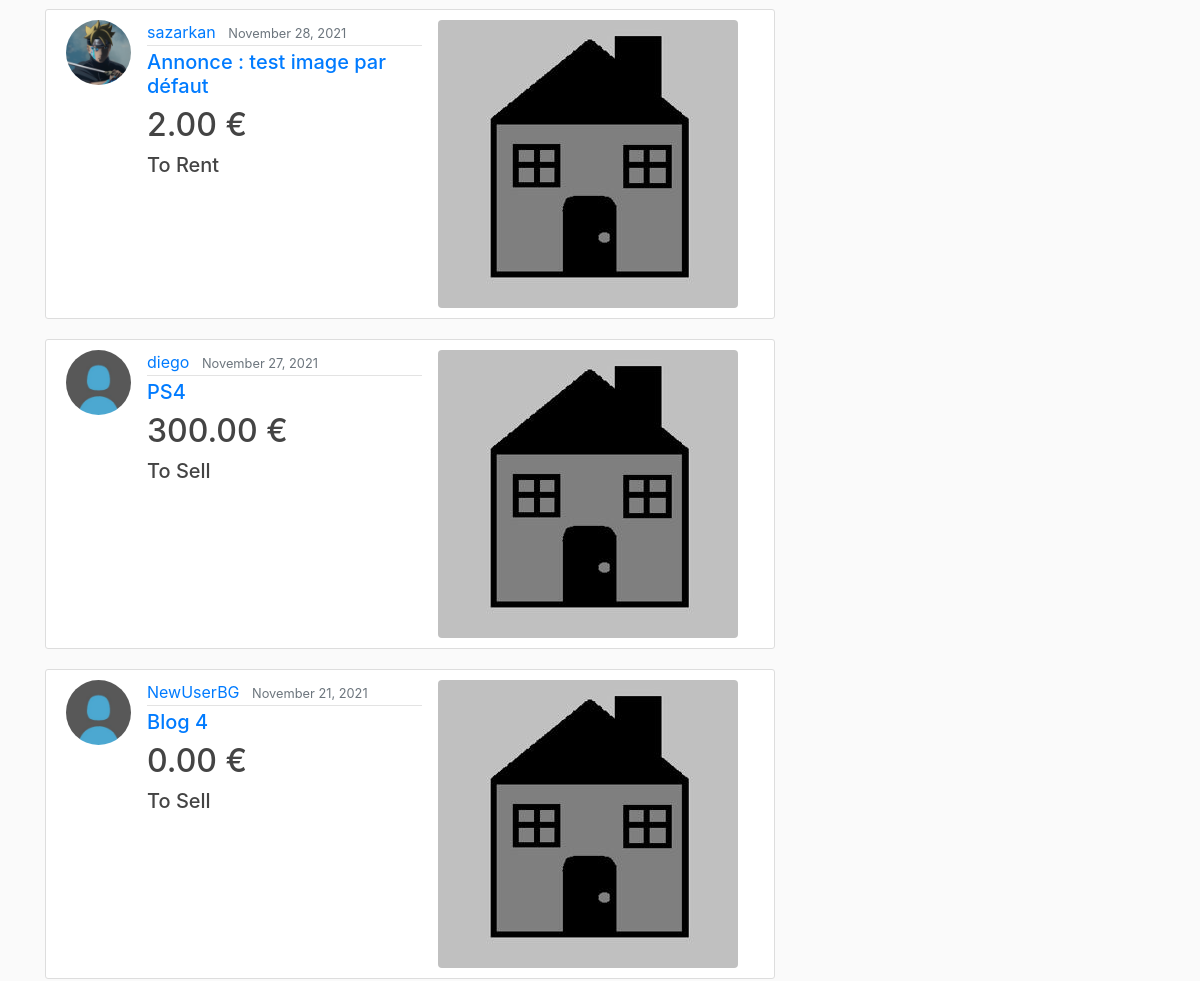
The app's page /user/profile/watchlist/ (signed in, middle part), older data.
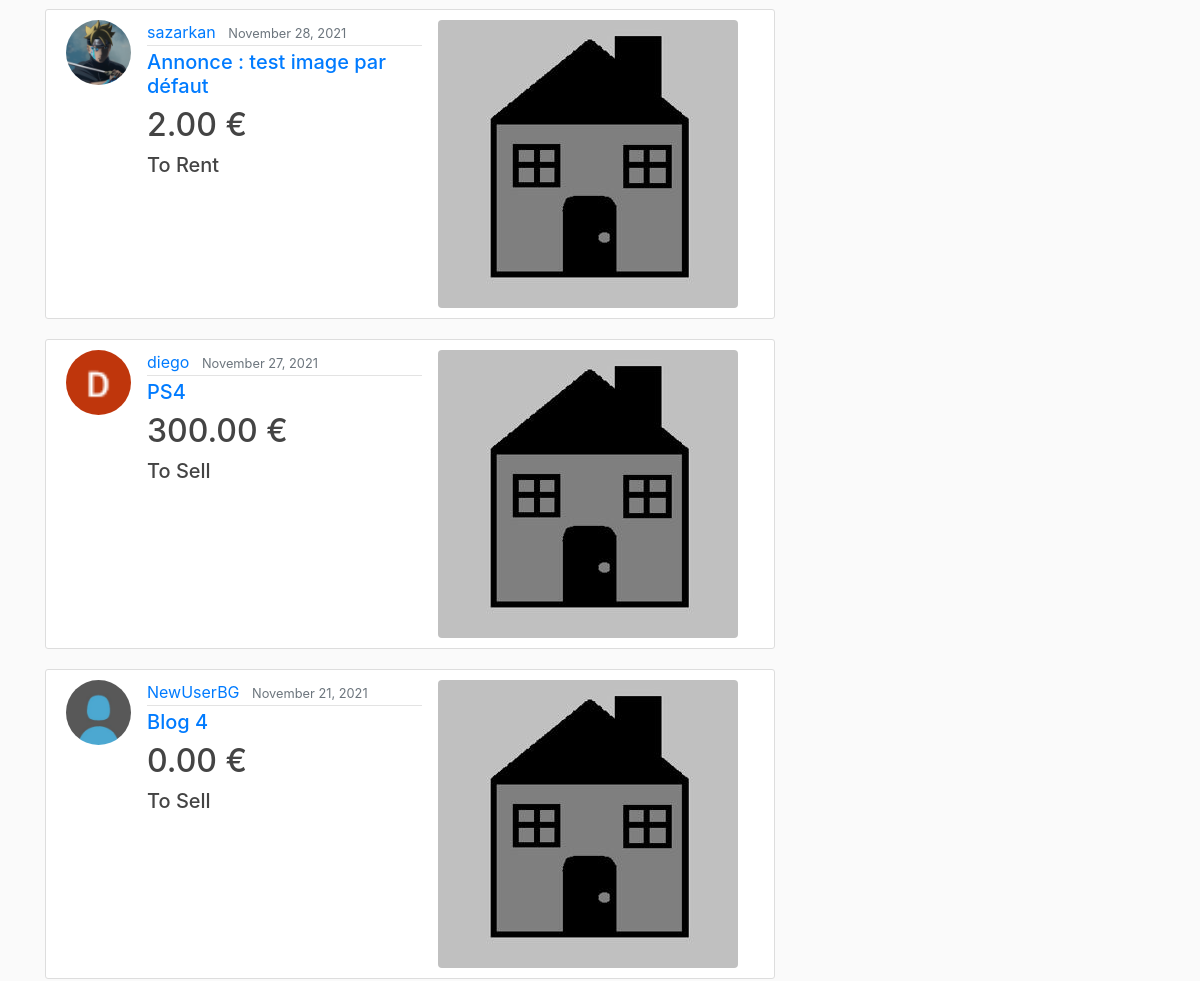
The same page, newer data.
### blog/models.py (models this page shows, shortened)
class Watchlist(models.Model):
    post = models.ForeignKey(Post, on_delete=models.CASCADE)
    user = models.ForeignKey(User, on_delete=models.CASCADE, related_name='watchlist_list')

class Post(models.Model): #creation d'un Post
    title = models.CharField(max_length=100)
    price = models.DecimalField(default=0, max_digits= 15, decimal_places=2)
    sell_rent = models.CharField(default= 'S', max_length=10, choices=SELLORRENT_CHOICES)
    localisation = models.CharField(default='Bruxelles',max_length=100)
    category = models.CharField(default= 'H', max_length=10, choices=CATEGORIES)
    surface = models.DecimalField(default=0, max_digits= 8, decimal_places=2)
    content = models.TextField()
    image = models.ImageField(default='defaultAnnounce.jpg', upload_to='announce_pics')
    date_posted = models.DateTimeField(default=timezone.now)
    author = models.ForeignKey(User, on_delete=models.CASCADE) #reférence à une autre classe (clé étrangère)

### users/models.py (models this page shows, shortened)
class Profile(models.Model):
    user = models.OneToOneField(User, on_delete=models.CASCADE) #CASCADE : si je supprime l'utilisateur, le profil sera supprimé aussi. Mais si je supprime le profil, l'utilisateur ne sera pas supprimé
    image = models.ImageField(default='default.jpg', upload_to='profile_pics') #default = image par défaut si l'user ne choisit aucune pdp

### blog/views.py (the view)
# urls.py: path('user/profile/watchlist/', views.watchlist, name='user-watchlist'), #permet de consulter la watchlist
def watchlist(request):
    curr_user = User.objects.filter(username=request.user.username).get() #utilisateur actuel
    user_watchlist = curr_user.watchlist_list.all() #permet d'obtenir la watchlist de l'utilisateur en cours
    return render(request, 'blog/user_watchlist.html',{'user_watchlist' : user_watchlist, 'title' : 'My watchlist'})

### blog/templates/blog/user_watchlist.html (shortened to what this page needs)
{% extends "blog/base.html" %}
{% block content %}
{% if user.is_authenticated %}
{% for favorite in user_watchlist %}
<article class="media content-section">
    <img class="rounded-circle article-img" src="{{ favorite.post.author.profile.image.url }}">
    <div class="media-body">
        <div class="article-metadata">
            <a class="mr-2" href="{% url 'user-posts' favorite.post.author.username %}">{{ favorite.post.author }}</a>
            <small class="text-muted">{{ favorite.post.date_posted|date:"F d, Y" }}</small>
        </div>
        <h5 class="display-5"><a href="{% url 'post-detail' favorite.post.id %}">{{ favorite.post.title }}</a></h5>
        <h2 class="article-content">{{ favorite.post.price }} €</h2>
        <h5 class="article-content">{{ favorite.post.get_sell_rent_display }}</h5>
    </div>
    <img class="rounded float-left ml-3 mr-3" src="{{ favorite.post.image.url }}">
</article>
{% empty %}
<h5>Nothing to see here</h5>
{% endfor %}
{% else %}
<div class="border-top pt-3">
    <h1>You have to be logged in to access your watchlist</h1>
    <h4><a href="{% url 'login' %}">Click here to log in</a></h4>
</div>
{% endif %}
{% endblock content %}

Row changes from the older to the newer data that the page shows:
changed through a linked row, Watchlist "PS4": post.author.profile.image: picture added in place of a placeholder
